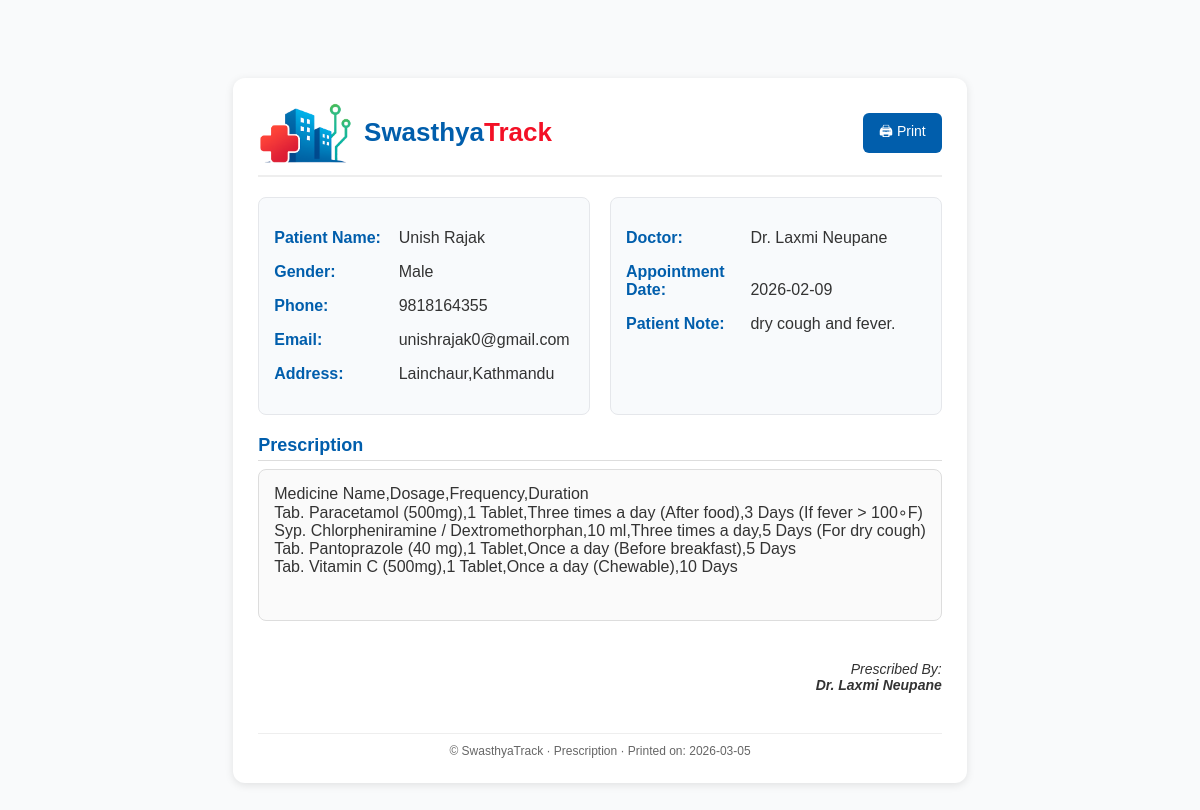
Page /Patient/view_prescription.php?id=54 (signed in) on the committed database.
### tables this page shows
CREATE TABLE `appointments` (
  `appointment_id` int NOT NULL,
  `doctor_id` int NOT NULL,
  `patient_name` varchar(100) NOT NULL,
  `phone` varchar(20) NOT NULL,
  `email` varchar(100) DEFAULT NULL,
  `address` varchar(255) DEFAULT NULL,
  `gender` enum('male','female','other') NOT NULL,
  `appointment_date` date NOT NULL,
  `message` text,
  `status` enum('Booked','Cancelled','Completed') DEFAULT 'Booked',
  `comment` text,
  `created_at` timestamp NULL DEFAULT CURRENT_TIMESTAMP,
  `updated_at` timestamp NULL DEFAULT CURRENT_TIMESTAMP ON UPDATE CURRENT_TIMESTAMP,
  `user_id` int DEFAULT NULL
);

CREATE TABLE `doctors` (
  `doctor_id` int NOT NULL,
  `user_id` int DEFAULT NULL,
  `name` varchar(100) DEFAULT NULL,
  `email` varchar(100) DEFAULT NULL,
  `department` varchar(100) DEFAULT NULL,
  `designation` varchar(100) DEFAULT NULL,
  `council_number` varchar(50) DEFAULT NULL,
  `phone` varchar(20) DEFAULT NULL,
  `photo` varchar(255) DEFAULT NULL
);

### src/Patient/view_prescription.php (the view, shortened to what this page needs)
<?php
include("../config/db.php");
$user_id = $_SESSION['user_id'] ?? null;
$appointment_id = isset($_GET['id']) ? (int)$_GET['id'] : 0;
$sql = "SELECT a.*, d.name AS doctor_name, d.phone AS doctor_phone, d.photo AS doctor_photo
        FROM appointments a
        LEFT JOIN doctors d ON a.doctor_id = d.doctor_id
        WHERE a.appointment_id = ? AND a.user_id = ?";
$stmt = $conn->prepare($sql);
$stmt->bind_param("ii", $appointment_id, $user_id);
$stmt->execute();
$result = $stmt->get_result();
$row = $result->fetch_assoc();
$patient_name     = $row['patient_name'] ?? 'Unknown';
$patient_gender   = $row['gender'] ?? '';
$patient_phone    = $row['phone'] ?? '';
$patient_email    = $row['email'] ?? '';
$patient_address  = $row['address'] ?? '';
$appointment_date = $row['appointment_date'] ?? '';
$message          = $row['message'] ?? '';
$doctor_comments  = $row['comment'] ?? '';
$doctor_name      = "Dr. " . ($row['doctor_name'] ?? 'Doctor');
function safe_html($s) {
    return nl2br(htmlspecialchars($s, ENT_QUOTES|ENT_SUBSTITUTE));
}
?>
<!DOCTYPE html>
<html lang="en">
<head>
    <link rel="stylesheet" href="../assets/css/style.css">
</head>
<body>
    <div class="container">
        <div class="header">
            <div class="logo">
                <img src="../images/nav-logo.png" alt="Logo">
                <h1><span style="color:#015eac;">Swasthya</span><span style="color:#f31026;">Track</span></h1>
            </div>
            <button class="print-btn" onclick="window.print()">🖨 Print</button>
        </div>
        <div class="info-grid">
            <div class="info-box">
                <p><strong>Patient Name:</strong> <?php echo htmlspecialchars($patient_name); ?></p>
                <p><strong>Gender:</strong> <?php echo htmlspecialchars(ucfirst($patient_gender)); ?></p>
                <p><strong>Phone:</strong> <?php echo htmlspecialchars($patient_phone); ?></p>
                <p><strong>Email:</strong> <?php echo htmlspecialchars($patient_email); ?></p>
                <p><strong>Address:</strong> <?php echo htmlspecialchars($patient_address); ?></p>
            </div>
            <div class="info-box">
                <p><strong>Doctor:</strong> <?php echo htmlspecialchars($doctor_name); ?></p>
                <p><strong>Appointment Date:</strong> <?php echo htmlspecialchars($appointment_date); ?></p>
                <p><strong>Patient Note:</strong> <?php echo safe_html($message); ?></p>
            </div>
        </div>
        <div class="section">
            <h2>Prescription</h2>
            <div class="box">
                <?php echo $doctor_comments ? safe_html($doctor_comments) : '<em>No written prescription.</em>'; ?>
            </div>
        </div>
        <div class="signature">
            Prescribed By:<br>
            <strong><?php echo htmlspecialchars($doctor_name); ?></strong>
        </div>
        <div class="footer">
            © SwasthyaTrack · Prescription · Printed on: <?php echo date('Y-m-d'); ?>
        </div>
    </div>
</body>
</html>

### src/css/style.css (style rules this page uses)
body { margin: 0; font-family: Arial, sans-serif; display: flex; flex-direction: column; min-height: 100vh; }

### src/Patient/view_prescription.php (style rules this page uses)
body { font-family: Arial, sans-serif; margin: 30px; background: #f9fafb; color: #333; }
.container { background: #fff; padding: 25px; border-radius: 12px; box-shadow: 0 2px 8px rgba(0,0,0,0.1); max-width: 900px; margin: auto; }
.header { display: flex; justify-content: space-between; align-items: center; border-bottom: 2px solid #eee; padding-bottom: 12px; margin-bottom: 20px; }
.logo { display: flex; align-items: center; }
.logo img { height: 60px; margin-right: 12px; }
.logo h1 { margin: 0; font-size: 26px; }
.print-btn { background: #015eac; color: white; border: none; padding: 8px 16px; border-radius: 6px; cursor: pointer; font-size: 14px; }
.info-grid { display: grid; grid-template-columns: 1fr 1fr; gap: 20px; margin-bottom: 20px; }
.info-box { background: #f8fafc; padding: 15px; border-radius: 8px; border: 1px solid #e5e7eb; }
.info-box strong { display: inline-block; width: 120px; color: #015eac; }
.section { margin-bottom: 20px; }
.section h2 { font-size: 18px; margin-bottom: 8px; color: #015eac; border-bottom: 1px solid #ddd; padding-bottom: 4px; }
.box { border: 1px solid #ddd; padding: 15px; min-height: 120px; border-radius: 8px; background: #fafafa; }
.signature { text-align: right; margin-top: 40px; font-size: 14px; font-style: italic; }
.footer { margin-top: 40px; font-size: 12px; color: #666; text-align: center; border-top: 1px solid #eee; padding-top: 10px; }

### rows in the picture
appointments: patient_name "Unish Rajak", gender "Male", phone "9818164355", email "unishrajak0@gmail.com", address "Lainchaur,Kathmandu", doctor.name "Dr. Laxmi Neupane", appointment_date "2026-02-09", message "dry cough and fever.", comment "Medicine Name,Dosage,Frequency,Duration Tab. Paracetamol (500mg),1 Tablet,Three times a day (After food),3 Days (If fever > 100∘F) Syp. Chlorpheniramine / Dextromethorphan,10 ml,Three times a day,5 Days (For dry cough) Tab. Pantoprazole (40 mg),1 Tablet,Once a day (Before breakfast),5 Days Tab. Vitamin C (500mg),1 Tablet,Once a day (Chewable),10 Days"
